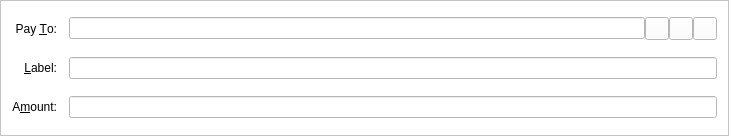
<?xml version="1.0" encoding="UTF-8"?>
<ui version="4.0">
 <class>SendCoinsEntry</class>
 <widget class="QFrame" name="SendCoinsEntry">
  <property name="geometry">
   <rect>
    <x>0</x>
    <y>0</y>
    <width>729</width>
    <height>136</height>
   </rect>
  </property>
  <property name="windowTitle">
   <string>Form</string>
  </property>
  <property name="styleSheet">
   <string notr="true">background-color:rgb(255, 255, 255)</string>
  </property>
  <property name="frameShape">
   <enum>QFrame::StyledPanel</enum>
  </property>
  <property name="frameShadow">
   <enum>QFrame::Sunken</enum>
  </property>
  <layout class="QGridLayout" name="gridLayout">
   <property name="spacing">
    <number>12</number>
   </property>
   <item row="5" column="0">
    <widget class="QLabel" name="label">
     <property name="text">
      <string>A&amp;mount:</string>
     </property>
     <property name="alignment">
      <set>Qt::AlignRight|Qt::AlignTrailing|Qt::AlignVCenter</set>
     </property>
     <property name="buddy">
      <cstring>payAmount</cstring>
     </property>
    </widget>
   </item>
   <item row="3" column="0">
    <widget class="QLabel" name="label_2">
     <property name="text">
      <string>Pay &amp;To:</string>
     </property>
     <property name="alignment">
      <set>Qt::AlignRight|Qt::AlignTrailing|Qt::AlignVCenter</set>
     </property>
     <property name="buddy">
      <cstring>payTo</cstring>
     </property>
    </widget>
   </item>
   <item row="5" column="1">
    <widget class="BitcoinAmountField" name="payAmount"/>
   </item>
   <item row="4" column="1">
    <layout class="QHBoxLayout" name="horizontalLayout_2">
     <property name="spacing">
      <number>0</number>
     </property>
     <item>
      <widget class="QValidatedLineEdit" name="addAsLabel">
       <property name="enabled">
        <bool>true</bool>
       </property>
       <property name="toolTip">
        <string>Enter a label for this address to add it to your address book</string>
       </property>
      </widget>
     </item>
    </layout>
   </item>
   <item row="4" column="0">
    <widget class="QLabel" name="label_4">
     <property name="text">
      <string>&amp;Label:</string>
     </property>
     <property name="alignment">
      <set>Qt::AlignRight|Qt::AlignTrailing|Qt::AlignVCenter</set>
     </property>
     <property name="buddy">
      <cstring>addAsLabel</cstring>
     </property>
    </widget>
   </item>
   <item row="3" column="1">
    <layout class="QHBoxLayout" name="payToLayout">
     <property name="spacing">
      <number>0</number>
     </property>
     <item>
      <widget class="QValidatedLineEdit" name="payTo">
       <property name="toolTip">
        <string>The address to send the payment to  (e.g. AMXfBxbQ814oMhyjqyE86P8Tw18fd93JJP)</string>
       </property>
       <property name="maxLength">
        <number>34</number>
       </property>
      </widget>
     </item>
     <item>
      <widget class="QToolButton" name="addressBookButton">
       <property name="toolTip">
        <string>Choose address from address book</string>
       </property>
       <property name="text">
        <string/>
       </property>
       <property name="icon">
        <iconset resource="../bitcoin.qrc">
         <normaloff>:/icons/address-book</normaloff>:/icons/address-book</iconset>
       </property>
       <property name="shortcut">
        <string>Alt+A</string>
       </property>
      </widget>
     </item>
     <item>
      <widget class="QToolButton" name="pasteButton">
       <property name="toolTip">
        <string>Paste address from clipboard</string>
       </property>
       <property name="text">
        <string/>
       </property>
       <property name="icon">
        <iconset resource="../bitcoin.qrc">
         <normaloff>:/icons/editpaste</normaloff>:/icons/editpaste</iconset>
       </property>
       <property name="shortcut">
        <string>Alt+P</string>
       </property>
      </widget>
     </item>
     <item>
      <widget class="QToolButton" name="deleteButton">
       <property name="toolTip">
        <string>Remove this recipient</string>
       </property>
       <property name="text">
        <string/>
       </property>
       <property name="icon">
        <iconset resource="../bitcoin.qrc">
         <normaloff>:/icons/remove</normaloff>:/icons/remove</iconset>
       </property>
      </widget>
     </item>
    </layout>
   </item>
  </layout>
 </widget>
 <customwidgets>
  <customwidget>
   <class>QValidatedLineEdit</class>
   <extends>QLineEdit</extends>
   <header>qvalidatedlineedit.h</header>
  </customwidget>
  <customwidget>
   <class>BitcoinAmountField</class>
   <extends>QLineEdit</extends>
   <header>bitcoinamountfield.h</header>
   <container>1</container>
  </customwidget>
 </customwidgets>
 <resources>
  <include location="../bitcoin.qrc"/>
 </resources>
 <connections/>
</ui>
